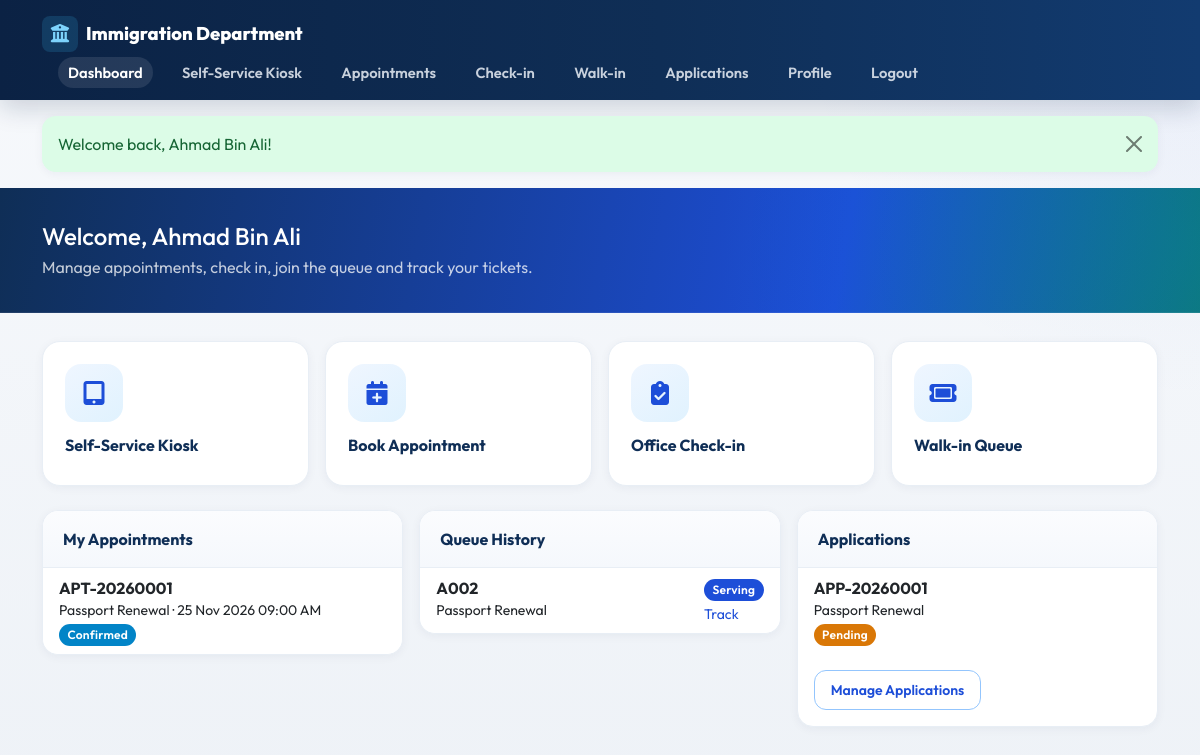
Page /public/dashboard.php (signed in) on the committed database.
### tables this page shows
CREATE TABLE users (
    id INT UNSIGNED AUTO_INCREMENT PRIMARY KEY,
    full_name VARCHAR(150) NOT NULL,
    ic_passport VARCHAR(50) NOT NULL,
    email VARCHAR(150) NOT NULL UNIQUE,
    phone VARCHAR(30) DEFAULT NULL,
    password VARCHAR(255) NOT NULL,
    role ENUM('admin','staff','public') NOT NULL DEFAULT 'public',
    is_active TINYINT(1) NOT NULL DEFAULT 1,
    last_login DATETIME DEFAULT NULL,
    created_at DATETIME NOT NULL DEFAULT CURRENT_TIMESTAMP,
    updated_at DATETIME NOT NULL DEFAULT CURRENT_TIMESTAMP ON UPDATE CURRENT_TIMESTAMP,
    INDEX idx_users_role (role),
    INDEX idx_users_email (email)
);

CREATE TABLE appointments (
    id INT UNSIGNED AUTO_INCREMENT PRIMARY KEY,
    reference_no VARCHAR(30) NOT NULL UNIQUE,
    user_id INT UNSIGNED NOT NULL,
    service_id INT UNSIGNED NOT NULL,
    slot_id INT UNSIGNED NOT NULL,
    appointment_date DATE NOT NULL,
    appointment_time TIME NOT NULL,
    remarks TEXT,
    reminder_option ENUM('none','email','sms','both') NOT NULL DEFAULT 'email',
    status ENUM('pending','confirmed','checked_in','completed','cancelled','no_show') NOT NULL DEFAULT 'confirmed',
    created_at DATETIME NOT NULL DEFAULT CURRENT_TIMESTAMP,
    updated_at DATETIME NOT NULL DEFAULT CURRENT_TIMESTAMP ON UPDATE CURRENT_TIMESTAMP,
    INDEX idx_appt_user (user_id),
    INDEX idx_appt_date (appointment_date),
    INDEX idx_appt_status (status),
    CONSTRAINT fk_appt_user FOREIGN KEY (user_id) REFERENCES users(id) ON DELETE CASCADE,
    CONSTRAINT fk_appt_service FOREIGN KEY (service_id) REFERENCES services(id),
    CONSTRAINT fk_appt_slot FOREIGN KEY (slot_id) REFERENCES appointment_slots(id)
);

CREATE TABLE services (
    id INT UNSIGNED AUTO_INCREMENT PRIMARY KEY,
    name VARCHAR(100) NOT NULL,
    code VARCHAR(20) NOT NULL UNIQUE,
    description TEXT,
    estimated_duration INT NOT NULL DEFAULT 15 COMMENT 'minutes',
    queue_prefix CHAR(1) NOT NULL DEFAULT 'A',
    icon VARCHAR(50) DEFAULT 'fa-passport',
    is_active TINYINT(1) NOT NULL DEFAULT 1,
    created_at DATETIME NOT NULL DEFAULT CURRENT_TIMESTAMP,
    updated_at DATETIME NOT NULL DEFAULT CURRENT_TIMESTAMP ON UPDATE CURRENT_TIMESTAMP
);

CREATE TABLE queue_tickets (
    id INT UNSIGNED AUTO_INCREMENT PRIMARY KEY,
    ticket_ref VARCHAR(30) NOT NULL UNIQUE,
    queue_number VARCHAR(10) NOT NULL,
    queue_date DATE NOT NULL,
    visitor_name VARCHAR(150) NOT NULL,
    visitor_ic VARCHAR(50) DEFAULT NULL,
    visitor_phone VARCHAR(30) DEFAULT NULL,
    visitor_email VARCHAR(150) DEFAULT NULL,
    user_id INT UNSIGNED DEFAULT NULL,
    service_id INT UNSIGNED NOT NULL,
    counter_id INT UNSIGNED DEFAULT NULL,
    staff_id INT UNSIGNED DEFAULT NULL,
    appointment_id INT UNSIGNED DEFAULT NULL,
    ticket_type ENUM('appointment','walk_in') NOT NULL DEFAULT 'walk_in',
    status ENUM('waiting','serving','completed','skipped','cancelled','no_show') NOT NULL DEFAULT 'waiting',
    called_at DATETIME DEFAULT NULL,
    started_at DATETIME DEFAULT NULL,
    completed_at DATETIME DEFAULT NULL,
    estimated_wait INT DEFAULT NULL COMMENT 'minutes',
    recall_count INT NOT NULL DEFAULT 0,
    created_at DATETIME NOT NULL DEFAULT CURRENT_TIMESTAMP,
    updated_at DATETIME NOT NULL DEFAULT CURRENT_TIMESTAMP ON UPDATE CURRENT_TIMESTAMP,
    UNIQUE KEY uq_queue_day_number (queue_date, queue_number),
    INDEX idx_queue_status (status),
    INDEX idx_queue_date (queue_date),
    INDEX idx_queue_service (service_id),
    CONSTRAINT fk_qt_user FOREIGN KEY (user_id) REFERENCES users(id) ON DELETE SET NULL,
    CONSTRAINT fk_qt_service FOREIGN KEY (service_id) REFERENCES services(id),
    CONSTRAINT fk_qt_counter FOREIGN KEY (counter_id) REFERENCES counters(id) ON DELETE SET NULL,
    CONSTRAINT fk_qt_staff FOREIGN KEY (staff_id) REFERENCES staff(id) ON DELETE SET NULL,
    CONSTRAINT fk_qt_appt FOREIGN KEY (appointment_id) REFERENCES appointments(id) ON DELETE SET NULL
);

CREATE TABLE applications (
    id INT UNSIGNED AUTO_INCREMENT PRIMARY KEY,
    reference_no VARCHAR(30) NOT NULL UNIQUE,
    user_id INT UNSIGNED NOT NULL,
    service_id INT UNSIGNED NOT NULL,
    appointment_id INT UNSIGNED DEFAULT NULL,
    applicant_name VARCHAR(150) NOT NULL,
    applicant_ic VARCHAR(50) NOT NULL,
    applicant_email VARCHAR(150) DEFAULT NULL,
    applicant_phone VARCHAR(30) DEFAULT NULL,
    purpose TEXT,
    status ENUM('pending','under_review','approved','rejected','additional_docs') NOT NULL DEFAULT 'pending',
    assigned_staff_id INT UNSIGNED DEFAULT NULL,
    reviewed_by INT UNSIGNED DEFAULT NULL,
    reviewed_at DATETIME DEFAULT NULL,
    created_at DATETIME NOT NULL DEFAULT CURRENT_TIMESTAMP,
    updated_at DATETIME NOT NULL DEFAULT CURRENT_TIMESTAMP ON UPDATE CURRENT_TIMESTAMP,
    INDEX idx_app_status (status),
    INDEX idx_app_user (user_id),
    CONSTRAINT fk_app_user FOREIGN KEY (user_id) REFERENCES users(id) ON DELETE CASCADE,
    CONSTRAINT fk_app_service FOREIGN KEY (service_id) REFERENCES services(id),
    CONSTRAINT fk_app_appt FOREIGN KEY (appointment_id) REFERENCES appointments(id) ON DELETE SET NULL,
    CONSTRAINT fk_app_staff FOREIGN KEY (assigned_staff_id) REFERENCES staff(id) ON DELETE SET NULL,
    CONSTRAINT fk_app_reviewer FOREIGN KEY (reviewed_by) REFERENCES users(id) ON DELETE SET NULL
);

### config/database.php (called while the page is built, shortened)
<?php
function db(): PDO
{
    static $pdo = null;
    if ($pdo instanceof PDO) {
        return $pdo;
    }
    $options = [
        PDO::ATTR_ERRMODE => PDO::ERRMODE_EXCEPTION,
        PDO::ATTR_DEFAULT_FETCH_MODE => PDO::FETCH_ASSOC,
        PDO::ATTR_EMULATE_PREPARES => false,
    ];
    try {
        $dsn = 'mysql:host=' . DB_HOST . ';port=' . DB_PORT . ';dbname=' . DB_NAME . ';charset=' . DB_CHARSET;
        $pdo = new PDO($dsn, DB_USER, DB_PASS, $options);
    } catch (PDOException $e) {
        http_response_code(500);
        die('Database connection failed. Please import database/immigration_queue_system.sql via phpMyAdmin or MySQL CLI.');
    }
    return $pdo;
}

### public/dashboard.php (the view, shortened to what this page needs)
<?php
require_once dirname(__DIR__) . '/includes/functions.php';
$user = require_login('public');
$pdo = db();
$appts = $pdo->prepare('SELECT a.*, s.name AS service_name FROM appointments a JOIN services s ON s.id=a.service_id WHERE a.user_id=? ORDER BY a.appointment_date DESC, a.appointment_time DESC LIMIT 5');
$appts->execute([$user['id']]);
$appointments = $appts->fetchAll();
$tickets = $pdo->prepare('SELECT qt.*, s.name AS service_name FROM queue_tickets qt JOIN services s ON s.id=qt.service_id WHERE qt.user_id=? ORDER BY qt.created_at DESC LIMIT 5');
$tickets->execute([$user['id']]);
$queueTickets = $tickets->fetchAll();
$apps = $pdo->prepare('SELECT a.*, s.name AS service_name FROM applications a JOIN services s ON s.id=a.service_id WHERE a.user_id=? ORDER BY a.created_at DESC LIMIT 5');
$apps->execute([$user['id']]);
$applications = $apps->fetchAll();
require dirname(__DIR__) . '/includes/header.php';
require dirname(__DIR__) . '/includes/public_header.php';
?>
<section class="hero-strip">
  <div class="container">
    <h1 class="h4 mb-1">Welcome, <?= e($user['full_name']) ?></h1>
    <p class="mb-0 opacity-75">Manage appointments, check in, join the queue and track your tickets.</p>
  </div>
</section>
<div class="container pb-5">
  <div class="row g-3 mb-4">
    <div class="col-md-3"><a class="service-card d-block" href="<?= e(url('public/kiosk.php')) ?>"><div class="icon-wrap"><i class="fa-solid fa-tablet-screen-button"></i></div><h6>Self-Service Kiosk</h6></a></div>
    <div class="col-md-3"><a class="service-card d-block" href="<?= e(url('public/appointments.php')) ?>"><div class="icon-wrap"><i class="fa-solid fa-calendar-plus"></i></div><h6>Book Appointment</h6></a></div>
    <div class="col-md-3"><a class="service-card d-block" href="<?= e(url('public/office_checkin.php')) ?>"><div class="icon-wrap"><i class="fa-solid fa-clipboard-check"></i></div><h6>Office Check-in</h6></a></div>
    <div class="col-md-3"><a class="service-card d-block" href="<?= e(url('public/walk_in.php')) ?>"><div class="icon-wrap"><i class="fa-solid fa-ticket"></i></div><h6>Walk-in Queue</h6></a></div>
  </div>
  <div class="row g-3">
    <div class="col-lg-4">
      <div class="card-panel"><div class="card-panel-header">My Appointments</div><div class="card-panel-body p-0">
        <ul class="list-group list-group-flush">
          <?php foreach ($appointments as $a): ?>
            <li class="list-group-item"><strong><?= e($a['reference_no']) ?></strong><div class="small"><?= e($a['service_name']) ?> · <?= format_date($a['appointment_date']) ?> <?= format_time($a['appointment_time']) ?></div><?= status_badge($a['status']) ?></li>
          <?php endforeach; ?>
        </ul>
      </div></div>
    </div>
    <div class="col-lg-4">
      <div class="card-panel"><div class="card-panel-header">Queue History</div><div class="card-panel-body p-0">
        <ul class="list-group list-group-flush">
          <?php foreach ($queueTickets as $t): ?>
            <li class="list-group-item d-flex justify-content-between"><div><strong><?= e($t['queue_number']) ?></strong><div class="small"><?= e($t['service_name']) ?></div></div><div><?= status_badge($t['status']) ?><?php if (in_array($t['status'], ['waiting','serving'], true)): ?><div><a class="small" href="<?= e(url('public/live_tracker.php')) ?>?ref=<?= e(urlencode($t['ticket_ref'])) ?>">Track</a></div><?php endif; ?></div></li>
          <?php endforeach; ?>
        </ul>
      </div></div>
    </div>
    <div class="col-lg-4">
      <div class="card-panel"><div class="card-panel-header">Applications</div><div class="card-panel-body p-0">
        <ul class="list-group list-group-flush">
          <?php foreach ($applications as $a): ?>
            <li class="list-group-item"><strong><?= e($a['reference_no']) ?></strong><div class="small"><?= e($a['service_name']) ?></div><?= status_badge($a['status']) ?></li>
          <?php endforeach; ?>
        </ul>
        <div class="p-3"><a href="<?= e(url('public/applications.php')) ?>" class="btn btn-sm btn-outline-primary">Manage Applications</a></div>
      </div></div>
    </div>
  </div>
</div>
<?php require dirname(__DIR__) . '/includes/footer.php'; ?>

### includes/functions.php (shortened to what this page needs)
<?php
require_once dirname(__DIR__) . '/config/database.php';
function e(?string $value): string
{
    return htmlspecialchars((string)$value, ENT_QUOTES, 'UTF-8');
}
function url(string $path = ''): string
{
    $path = ltrim($path, '/');
    return BASE_URL . ($path !== '' ? '/' . $path : '');
}
function status_badge(string $status): string
{
    $map = [
        'waiting' => 'warning',
        'serving' => 'primary',
        'completed' => 'success',
        'skipped' => 'secondary',
        'cancelled' => 'danger',
        'no_show' => 'dark',
        'pending' => 'warning',
        'confirmed' => 'info',
        'checked_in' => 'primary',
        'under_review' => 'info',
        'approved' => 'success',
        'rejected' => 'danger',
        'additional_docs' => 'warning',
        'available' => 'success',
        'offline' => 'secondary',
        'online' => 'success',
        'break' => 'warning',
    ];
    $class = $map[$status] ?? 'secondary';
    $label = ucwords(str_replace('_', ' ', $status));
    return '<span class="badge bg-' . $class . '">' . e($label) . '</span>';
}
function current_user(): ?array
{
    static $cached = null;
    if ($cached && (int)$cached['id'] === (int)$_SESSION['user_id']) {
        return $cached;
    }
    $stmt = db()->prepare('SELECT * FROM users WHERE id = ? AND is_active = 1 LIMIT 1');
    $stmt->execute([(int)$_SESSION['user_id']]);
    $user = $stmt->fetch();
    $cached = $user;
    return $user;
}
function require_login(string $role = ''): array
{
    $user = current_user();
    return $user;
}
function format_date(?string $d): string
{
    return date('d M Y', strtotime($d));
}
function format_time(?string $t): string
{
    return date('h:i A', strtotime($t));
}

### assets/css/style.css (style rules this page uses)
:root { --primary-navy: #0F2E56; --secondary-blue: #1D4ED8; --accent-teal: #0F766E; --accent-sky: #0284C7; --light-bg: #EEF2F7; --surface: #FFFFFF; --border: #D8E0EA; --border-soft: #E8EEF5; --success: #15803D; --success-soft: #DCFCE7; --warning: #B45309; --warning-soft: #FEF3C7; --danger: #B91C1C; --danger-soft: #FEE2E2; --info: #0369A1; --info-soft: #E0F2FE; --text: #0F172A; --text-muted: #64748B; --sidebar-width: 268px; --topbar-height: 68px; --radius: 16px; --shadow: 0 8px 24px rgba(15, 46, 86, .08); --shadow-sm: 0 2px 10px rgba(15, 46, 86, .05); }
* { box-sizing: border-box; }
body { font-family: "Outfit", "Segoe UI", Tahoma, sans-serif; background: radial-gradient(circle at top right, rgba(29,78,216,.06), transparent 28%), linear-gradient(180deg, #F7F9FC 0%, var(--light-bg) 100%); color: var(--text); margin: 0; min-height: 100vh; }
a { text-decoration: none; color: var(--secondary-blue); }
h1, h2, h3, h4, h5, h6 { color: var(--primary-navy); font-weight: 700; }
.btn { border-radius: 12px; font-weight: 600; padding: .55rem 1rem; transition: transform .15s ease, box-shadow .15s ease, background .15s ease; }
.btn-outline-primary { color: var(--secondary-blue); border-color: #93C5FD; background: #fff; }
.badge { font-weight: 600; letter-spacing: .02em; border-radius: 999px; padding: .4em .7em; }
.bg-primary { background-color: #1D4ED8 !important; }
.bg-warning { background-color: #D97706 !important; color: #fff !important; }
.bg-info { background-color: #0284C7 !important; }
.card-panel { background: var(--surface); border-radius: var(--radius); box-shadow: var(--shadow-sm); border: 1px solid var(--border-soft); margin-bottom: 20px; overflow: hidden; }
.card-panel .card-panel-header { padding: 16px 20px; border-bottom: 1px solid var(--border-soft); display: flex; justify-content: space-between; align-items: center; font-weight: 700; color: var(--primary-navy); background: linear-gradient(180deg, #FBFCFE, #F5F8FC); }
.card-panel .card-panel-body { padding: 20px; }
.list-group-item { border-color: var(--border-soft); }
.hero-strip { background: radial-gradient(circle at right, rgba(2,132,199,.28), transparent 40%), linear-gradient(100deg, #0F2E56, #1D4ED8 70%, #0F766E); color: #fff; padding: 34px 0; margin-bottom: 28px; box-shadow: inset 0 -1px 0 rgba(255,255,255,.08); }
.hero-strip h1, .hero-strip .h3, .hero-strip .h4 { color: #fff; }
.service-card { background: #fff; border-radius: 18px; border: 1px solid var(--border-soft); padding: 22px; height: 100%; box-shadow: var(--shadow-sm); transition: transform .2s, box-shadow .2s, border-color .2s; }
.service-card .icon-wrap { width: 58px; height: 58px; border-radius: 16px; background: linear-gradient(145deg, #EFF6FF, #E0F2FE); color: var(--secondary-blue); display: flex; align-items: center; justify-content: center; font-size: 24px; margin-bottom: 14px; }
.service-card h5, .service-card h6 { color: var(--primary-navy); font-weight: 700; }

### rows in the picture
users: full_name "Ahmad Bin Ali"
appointments: reference_no "APT-20260001", service.name "Passport Renewal", appointment_date "25 Nov 2026", appointment_time "09:00 AM", status "Confirmed"
queue_tickets: queue_number "A002", service.name "Passport Renewal", status "Serving"
applications: reference_no "APP-20260001", service.name "Passport Renewal", status "Pending"

### other values in the picture
$flash['message'] "Welcome back, Ahmad Bin Ali!"
